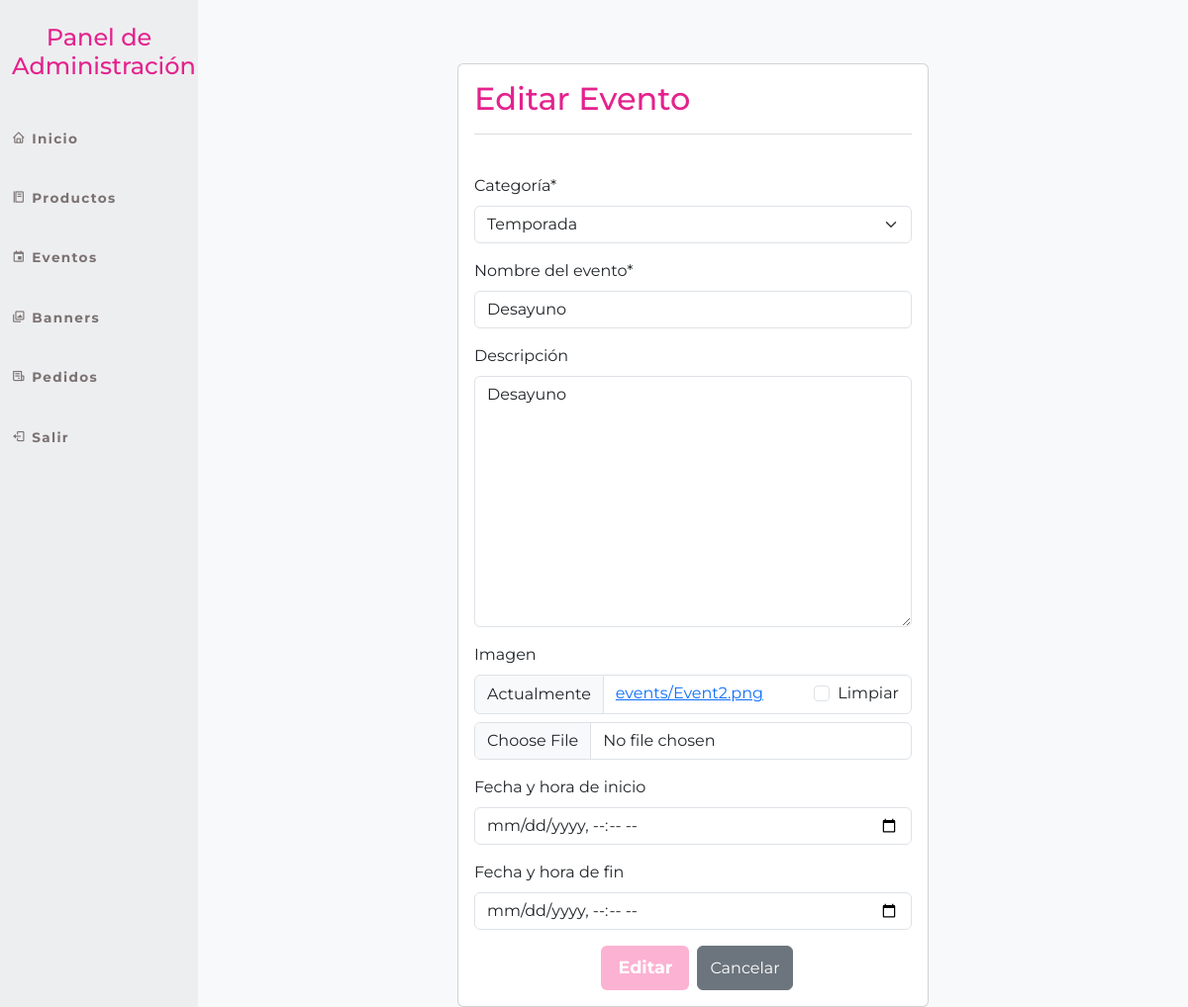
Page /panel_admin/eventos/modificar/8/ (signed in) on the earlier database version.
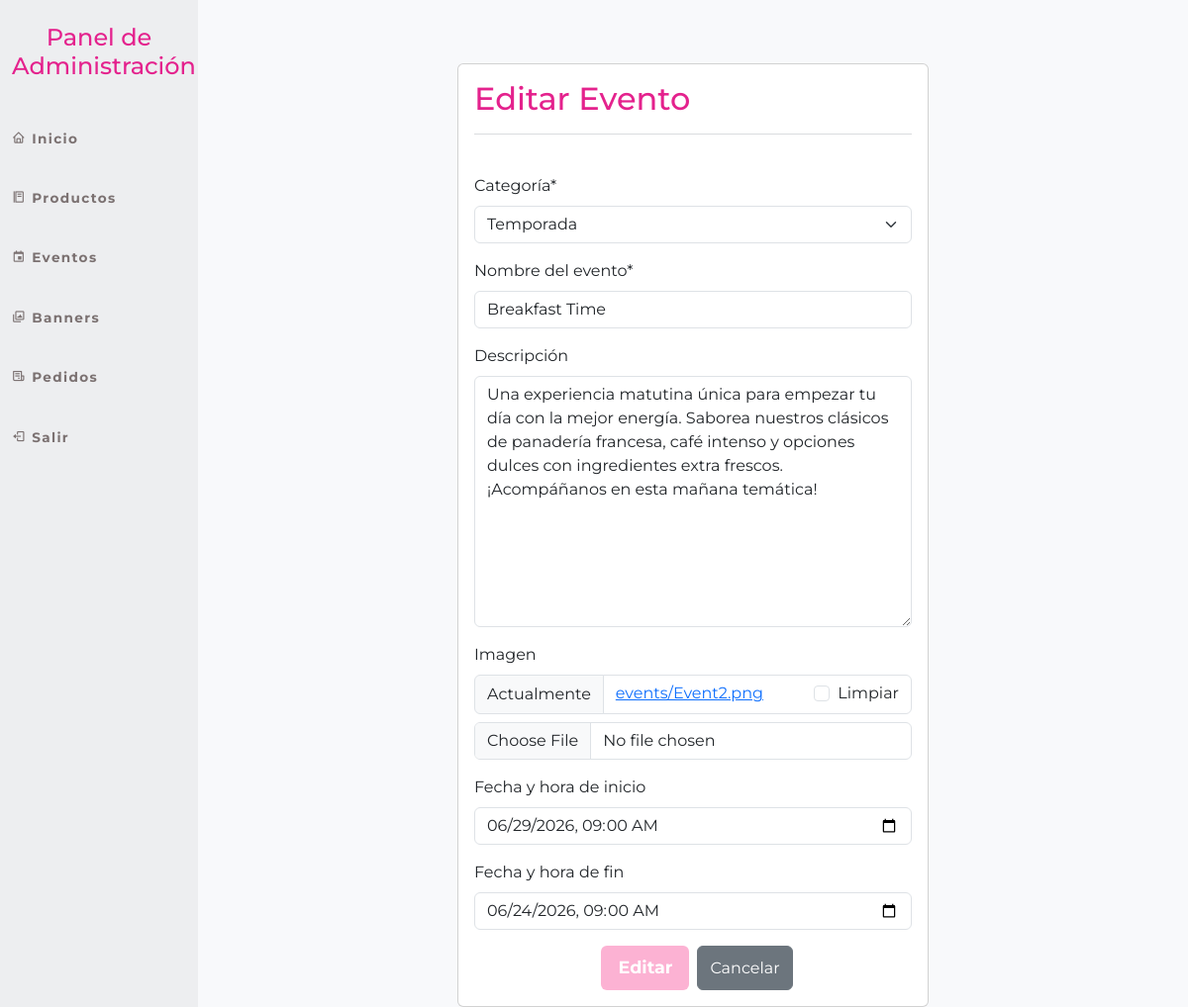
Same page on the later database version.
### cafeteria_app/models.py (models this page shows, shortened)
class CategoryEvents(models.Model):
    name=models.CharField(max_length=15)
    def __str__(self):
        return self.name

class Events(models.Model):
    CategoryEvents = models.ForeignKey(CategoryEvents, on_delete=models.CASCADE, related_name='events')
    name = models.CharField(max_length=30)
    description = models.TextField(blank=True)
    image = models.ImageField(upload_to='events/', blank=True, null=True)
    fecha_inicio = models.DateTimeField(verbose_name="Inicio del evento", null=True, blank=True)
    fecha_fin = models.DateTimeField(verbose_name="Fin del evento", null=True, blank=True)

### panel_admin/views.py (the view, shortened to what this page needs)
# urls.py: path('eventos/modificar/<id>/', modificar_evento, name='admin_modificar_evento'),
@login_required(login_url='login_admin')
@user_passes_test(es_admin)
def modificar_evento(request, id):
    evento = get_object_or_404(Events, id=id)
    data = {'form': EventoForm(instance=evento)}
    return render(request, 'panel_admin/eventos/modificarEvento.html', data)

### panel_admin/forms.py
class EventoForm(forms.ModelForm):
    class Meta:
        model = Events
        fields = ['CategoryEvents', 'name', 'description', 'image', 'fecha_inicio', 'fecha_fin']
        labels = {
            'CategoryEvents': 'Categoría',
            'name': 'Nombre del evento',
            'description': 'Descripción',
            'image': 'Imagen',
            'fecha_inicio': 'Fecha y hora de inicio',
            'fecha_fin': 'Fecha y hora de fin',
        }
        widgets = {
            'fecha_inicio': forms.DateTimeInput(attrs={'type': 'datetime-local'}, format='%Y-%m-%dT%H:%M'),
            'fecha_fin': forms.DateTimeInput(attrs={'type': 'datetime-local'}, format='%Y-%m-%dT%H:%M'),
        }

### cafeteria_app/context_processors.py (called while the page is built)
def cart(request):
    return {'cart': Cart(request)}

### panel_admin/views.py (called while the page is built)
def es_admin(user):
    return user.is_staff

### panel_admin/templates/panel_admin/eventos/modificarEvento.html (shortened to what this page needs)
{% extends 'panel_admin/base.html' %}
{% load crispy_forms_tags %}
{% block main %}
<br><br>
<div class="col-12 col-md-6 offset-md-3">
    <div class="card">
        <div class="card-body">
            <h2 style="font-family: 'Montserrat', sans-serif; color: #e4228d;">Editar Evento</h2>
            <hr class="border-secondary opacity-25">
            <br>
            <div class="row">
                <form action="" method="post" enctype="multipart/form-data" id="formModificarEvento">
                    {{ form | crispy }}
                    <div class="d-flex justify-content-center gap-2">
                        <button type="button" onclick="confirmarModificacionEvento()" class="btn px-3 py-2" style="background-color: #FCB2D3; color: white; font-weight: bold; font-size: 1.1rem;">
                            Editar
                        </button>
                        <a href="{% url 'admin_listar_evento' %}" class="btn btn-secondary d-flex align-items-center">
                            Cancelar
                        </a>
                    </div>
                </form>
            </div>
        </div>
    </div>
</div>
{% endblock %}

Differences in the rows shown:
changed Events "Temporada": description "Desayuno" → "Una experiencia matutina única para empezar tu día con la mejor energía. Saborea nuestros clásicos de panadería francesa, café intenso y opciones dulces con ingredientes extra frescos. ¡Acompáñanos en esta mañana temática!"; fecha_inicio (not shown) → "06/29/2026 09:00"; fecha_fin (not shown) → "06/24/2026 09:00"
changed through a linked row, CategoryEvents: name "Desayuno" → "Breakfast Time"
